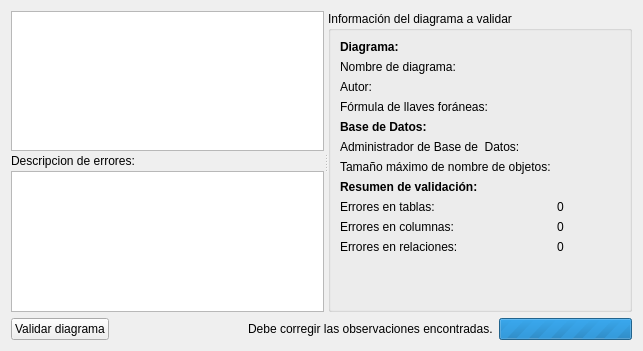
<?xml version="1.0" encoding="UTF-8"?>
<ui version="4.0">
 <class>InspectDiagramWidget</class>
 <widget class="QWidget" name="InspectDiagramWidget">
  <property name="geometry">
   <rect>
    <x>0</x>
    <y>0</y>
    <width>643</width>
    <height>351</height>
   </rect>
  </property>
  <property name="windowIcon">
   <iconset resource="i16x.qrc">
    <normaloff>:/icons/images/check.png</normaloff>:/icons/images/check.png</iconset>
  </property>
  <layout class="QVBoxLayout" name="verticalLayout_4">
   <item>
    <widget class="QSplitter" name="splitter">
     <property name="orientation">
      <enum>Qt::Horizontal</enum>
     </property>
     <widget class="QWidget" name="layoutWidget">
      <layout class="QVBoxLayout" name="verticalLayout">
       <property name="spacing">
        <number>3</number>
       </property>
       <item>
        <widget class="QTreeWidget" name="treeWidget">
         <property name="animated">
          <bool>true</bool>
         </property>
         <property name="allColumnsShowFocus">
          <bool>true</bool>
         </property>
         <attribute name="headerVisible">
          <bool>false</bool>
         </attribute>
         <column>
          <property name="text">
           <string notr="true">1</string>
          </property>
         </column>
        </widget>
       </item>
       <item>
        <widget class="QLabel" name="label">
         <property name="text">
          <string>Descripcion de errores:</string>
         </property>
        </widget>
       </item>
       <item>
        <widget class="QListWidget" name="listWidget">
         <property name="wordWrap">
          <bool>true</bool>
         </property>
        </widget>
       </item>
      </layout>
     </widget>
     <widget class="QWidget" name="layoutWidget1">
      <layout class="QVBoxLayout" name="verticalLayout_2">
       <item>
        <widget class="QStackedWidget" name="stackedWidget">
         <property name="sizePolicy">
          <sizepolicy hsizetype="Minimum" vsizetype="Minimum">
           <horstretch>0</horstretch>
           <verstretch>0</verstretch>
          </sizepolicy>
         </property>
         <widget class="QWidget" name="widgetIndicaciones">
          <layout class="QVBoxLayout" name="verticalLayout_3">
           <property name="leftMargin">
            <number>0</number>
           </property>
           <property name="topMargin">
            <number>0</number>
           </property>
           <property name="rightMargin">
            <number>0</number>
           </property>
           <property name="bottomMargin">
            <number>0</number>
           </property>
           <item>
            <widget class="QGroupBox" name="groupBox">
             <property name="title">
              <string>Información del diagrama a validar</string>
             </property>
             <property name="flat">
              <bool>false</bool>
             </property>
             <layout class="QFormLayout" name="formLayout">
              <item row="0" column="0">
               <widget class="QLabel" name="label_6">
                <property name="text">
                 <string>&lt;html&gt;&lt;head/&gt;&lt;body&gt;&lt;p&gt;&lt;span style=&quot; font-weight:600;&quot;&gt;Diagrama:&lt;/span&gt;&lt;/p&gt;&lt;/body&gt;&lt;/html&gt;</string>
                </property>
               </widget>
              </item>
              <item row="1" column="0">
               <widget class="QLabel" name="label_2">
                <property name="text">
                 <string>Nombre de diagrama:</string>
                </property>
               </widget>
              </item>
              <item row="1" column="1">
               <widget class="QLabel" name="lbl_DiagramName">
                <property name="text">
                 <string notr="true"/>
                </property>
                <property name="textInteractionFlags">
                 <set>Qt::LinksAccessibleByMouse|Qt::TextSelectableByKeyboard|Qt::TextSelectableByMouse</set>
                </property>
               </widget>
              </item>
              <item row="2" column="0">
               <widget class="QLabel" name="label_3">
                <property name="text">
                 <string>Autor:</string>
                </property>
               </widget>
              </item>
              <item row="2" column="1">
               <widget class="QLabel" name="lbl_AutorName">
                <property name="text">
                 <string notr="true"/>
                </property>
                <property name="textInteractionFlags">
                 <set>Qt::LinksAccessibleByMouse|Qt::TextSelectableByKeyboard|Qt::TextSelectableByMouse</set>
                </property>
               </widget>
              </item>
              <item row="4" column="0">
               <widget class="QLabel" name="label_7">
                <property name="text">
                 <string>&lt;html&gt;&lt;head/&gt;&lt;body&gt;&lt;p&gt;&lt;span style=&quot; font-weight:600;&quot;&gt;Base de Datos:&lt;/span&gt;&lt;/p&gt;&lt;/body&gt;&lt;/html&gt;</string>
                </property>
               </widget>
              </item>
              <item row="6" column="0">
               <widget class="QLabel" name="label_5">
                <property name="text">
                 <string>Administrador de Base de  Datos:</string>
                </property>
               </widget>
              </item>
              <item row="6" column="1">
               <widget class="QLabel" name="lbl_DatabaseName">
                <property name="midLineWidth">
                 <number>2</number>
                </property>
                <property name="text">
                 <string notr="true"/>
                </property>
                <property name="textInteractionFlags">
                 <set>Qt::LinksAccessibleByMouse|Qt::TextSelectableByKeyboard|Qt::TextSelectableByMouse</set>
                </property>
               </widget>
              </item>
              <item row="8" column="0">
               <widget class="QLabel" name="label_8">
                <property name="text">
                 <string>&lt;html&gt;&lt;head/&gt;&lt;body&gt;&lt;p&gt;&lt;span style=&quot; font-weight:600;&quot;&gt;Resumen de validación:&lt;/span&gt;&lt;/p&gt;&lt;/body&gt;&lt;/html&gt;</string>
                </property>
               </widget>
              </item>
              <item row="9" column="0">
               <widget class="QLabel" name="label_9">
                <property name="text">
                 <string>Errores en tablas:</string>
                </property>
               </widget>
              </item>
              <item row="9" column="1">
               <widget class="QLabel" name="lbl_Error_tabla">
                <property name="text">
                 <string notr="true">0</string>
                </property>
                <property name="textInteractionFlags">
                 <set>Qt::LinksAccessibleByMouse|Qt::TextSelectableByKeyboard|Qt::TextSelectableByMouse</set>
                </property>
               </widget>
              </item>
              <item row="10" column="0">
               <widget class="QLabel" name="label_10">
                <property name="text">
                 <string>Errores en columnas:</string>
                </property>
               </widget>
              </item>
              <item row="10" column="1">
               <widget class="QLabel" name="lbl_Error_Columna">
                <property name="text">
                 <string notr="true">0</string>
                </property>
                <property name="textInteractionFlags">
                 <set>Qt::LinksAccessibleByMouse|Qt::TextSelectableByKeyboard|Qt::TextSelectableByMouse</set>
                </property>
               </widget>
              </item>
              <item row="11" column="0">
               <widget class="QLabel" name="label_11">
                <property name="text">
                 <string>Errores en relaciones:</string>
                </property>
               </widget>
              </item>
              <item row="11" column="1">
               <widget class="QLabel" name="lbl_Error_relacion">
                <property name="text">
                 <string notr="true">0</string>
                </property>
                <property name="textInteractionFlags">
                 <set>Qt::LinksAccessibleByMouse|Qt::TextSelectableByKeyboard|Qt::TextSelectableByMouse</set>
                </property>
               </widget>
              </item>
              <item row="3" column="0">
               <widget class="QLabel" name="label_4">
                <property name="text">
                 <string>Fórmula de llaves foráneas:</string>
                </property>
               </widget>
              </item>
              <item row="3" column="1">
               <widget class="QLabel" name="lbl_Formula">
                <property name="text">
                 <string notr="true"/>
                </property>
                <property name="textInteractionFlags">
                 <set>Qt::LinksAccessibleByMouse|Qt::TextSelectableByKeyboard|Qt::TextSelectableByMouse</set>
                </property>
               </widget>
              </item>
              <item row="7" column="0">
               <widget class="QLabel" name="label_12">
                <property name="text">
                 <string>Tamaño máximo de nombre de objetos:</string>
                </property>
               </widget>
              </item>
              <item row="7" column="1">
               <widget class="QLabel" name="lbl_TamanoMaximo">
                <property name="text">
                 <string notr="true"/>
                </property>
               </widget>
              </item>
             </layout>
            </widget>
           </item>
          </layout>
         </widget>
        </widget>
       </item>
      </layout>
     </widget>
    </widget>
   </item>
   <item>
    <layout class="QHBoxLayout" name="horizontalLayout">
     <item>
      <widget class="QPushButton" name="btnVerificar">
       <property name="text">
        <string>Validar diagrama</string>
       </property>
       <property name="icon">
        <iconset resource="i16x.qrc">
         <normaloff>:/icons/images/check.png</normaloff>:/icons/images/check.png</iconset>
       </property>
      </widget>
     </item>
     <item>
      <spacer name="horizontalSpacer">
       <property name="orientation">
        <enum>Qt::Horizontal</enum>
       </property>
       <property name="sizeHint" stdset="0">
        <size>
         <width>40</width>
         <height>20</height>
        </size>
       </property>
      </spacer>
     </item>
     <item>
      <widget class="QLabel" name="lbl_MensajeError">
       <property name="text">
        <string>&lt;html&gt;&lt;head/&gt;&lt;body&gt;&lt;p&gt;&lt;img src=&quot;:/icons/images/dialog-error.png&quot;/&gt;Debe corregir las observaciones encontradas.&lt;/p&gt;&lt;/body&gt;&lt;/html&gt;</string>
       </property>
      </widget>
     </item>
     <item>
      <widget class="QProgressBar" name="progressBar">
       <property name="maximum">
        <number>0</number>
       </property>
       <property name="textVisible">
        <bool>false</bool>
       </property>
      </widget>
     </item>
    </layout>
   </item>
  </layout>
 </widget>
 <resources>
  <include location="i16x.qrc"/>
 </resources>
 <connections/>
</ui>
